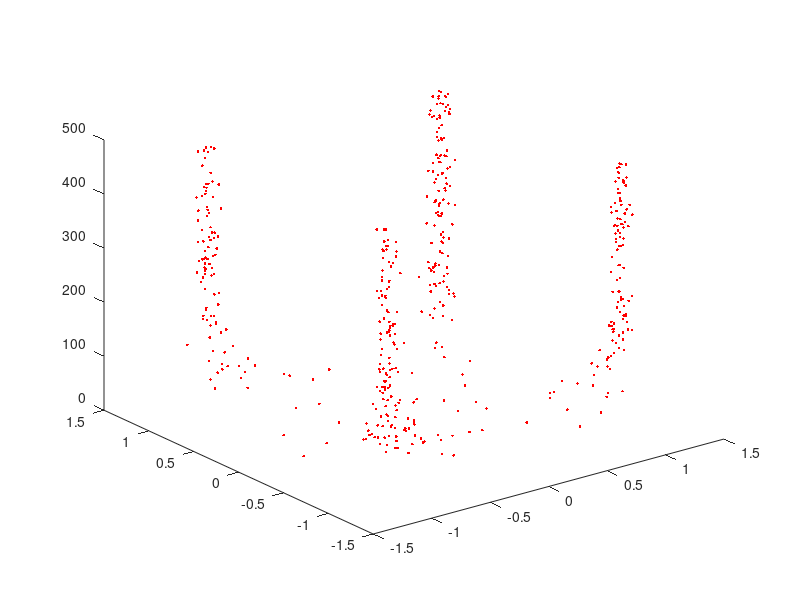
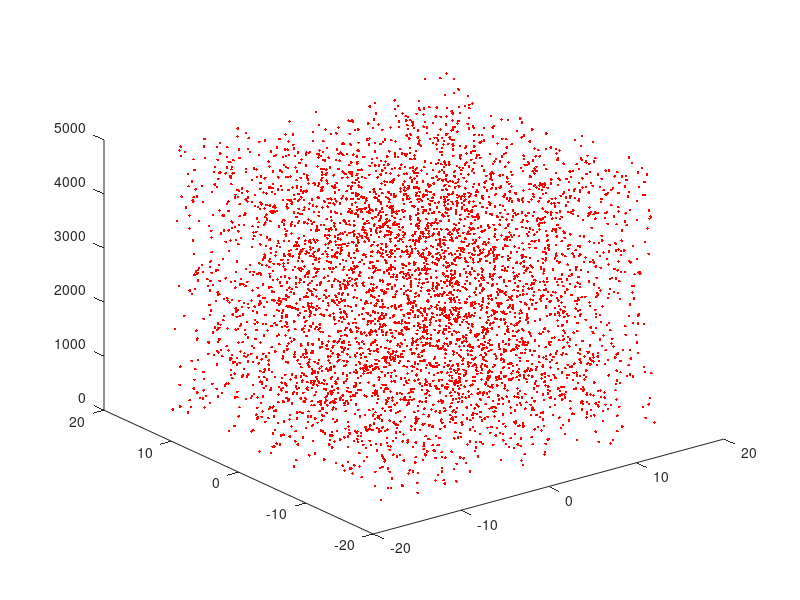
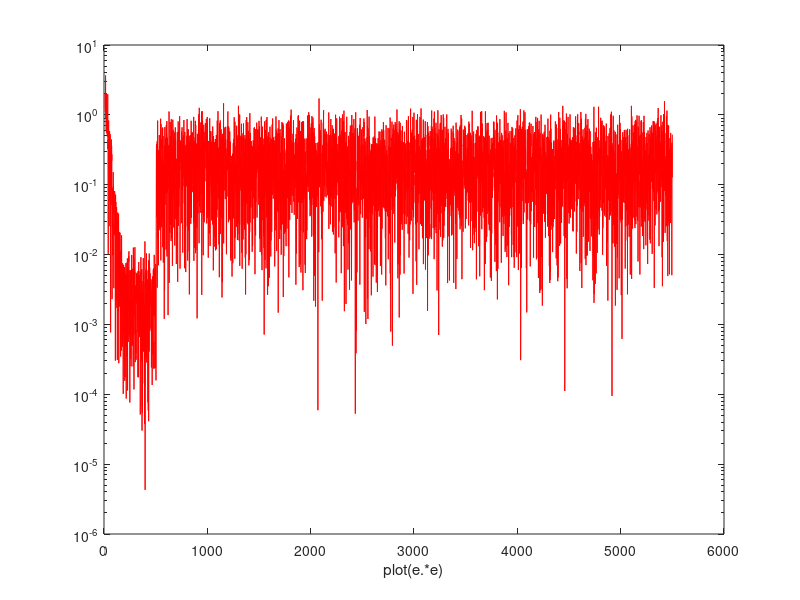

Source code (MATLAB) for these figures, in order:
clear, clc, close all

num_taps = 15; % number of filter taps
num_symt = 500; % number of symbols of training mode (tm)
num_symd = 5000; % number of symbols of control-by-decision mode (dm)
const_sizet = 4; % constellation syze of tm
const_sized = 256; % constellation size of dm

num_ite = num_symt + num_symd; % number of total iterations

SNR = 30; % given signal to noise ratio

mu = 0.4; % given step factor
gama = 10^-6; % 
   
%generating the data signal for training (4QAM) and
%control-by-decision(16QAM)
data_t = randi(const_sizet, num_symt, 1) - 1; 
data_d = randi(const_sized, num_symd, 1) - 1;

% modeling the data with 4QAM and 16QAM

signal_t = qammod(data_t, const_sizet);
signal_d = qammod(data_d, const_sized);

% channel input signal
signal = [signal_t; signal_d];

% channel coefficients
H_num = [0.5 1.2 1.5 -1];
H_den = 1;

% computing channel output
ch_out = filter(H_num, H_den, signal);

% Computing the noise variance for each constellation map for 30db SNR
% Normalization factor QAM sqrt( 2/3(M-1) ), M being the constellation size

n_var_4qam = (norm(H_num).^2* 2/3*(const_sizet-1)) * 10^(-SNR/10);
n_var_16qam = (norm(H_num).^2* 2/3*(const_sized-1)) * 10^(-SNR/10);   

%the noise should be complex and the variance divided for each part (real/imag)
%noise for the training part
noise_t = sqrt(n_var_4qam/2)*(randn(num_symt, 1)+1i*(randn(num_symt, 1)));

%noise for the control by decision part
noise_d = sqrt(n_var_16qam/2)*(randn(num_symd, 1)+1i*(randn(num_symd, 1)));

% computing the equalizer input (adding awgn noise to channel output)
x = ch_out + [noise_t ; noise_d]; 

w = zeros(num_taps, 1); % initialiazing the equalizer taps

eq_out = zeros(1, num_ite); % vector for storage of equalizer outputs
err_vec = zeros(1,num_ite); % vector for error storage

init = zeros(num_taps - 1, 1); % vector for convolution sliding window

% part I: trainning mode.

% it's necessary to wait for a number of samples before perform the
% comparation with the input (section 2.10.4, page 57, Diniz)
% Half of filter length
delay = ceil(num_taps/2);
for k = 1:num_symt  
	inp = [x(k); init];
    init = inp(1:end-1);
    eq_out(k) = w'*inp;
    if(k > delay)
    err_vec(k) = signal(k-delay) - eq_out(k); % Compara o sinal de entrada com saida (adiantado). Por exemplo(sinal(s) 1 com saida (eq_out) 8)
    w = w + mu*conj(err_vec(k))*inp/(inp'*inp+gama);
    end
end

% ploting the equalizer output in time
figure(1)
plot3(real(eq_out(1:num_symt)),imag(eq_out(1:num_symt)),1:num_symt,'r.'); 

% part II: control by decision mode. 

for k = num_symt+1:num_symt+num_symd % É nessessario esperar um momento (amostras) até fazer a comparação com o sinal (Seção 2.10.4 pag.57 Diniz) . Nesse caso 7 ou 8(metade do comprimento do filtro), pois tem comprimento 15.
	inp = [x(k); init];
    init = inp(1:end-1);
    
    eq_out(k) = w'*inp;
   
    d = qammod(qamdemod(eq_out(k), const_sized), const_sized);
   
    err_vec(k) = d - eq_out(k); 
    w = w + mu*conj(err_vec(k))*inp/(inp'*inp+gama);
    
end

figure(3)
plot3(real(eq_out(num_symt+1:end)),imag(eq_out(num_symt+1:end)),1:num_symd,'r.'); % plota da modulação 256 QAM

figure(4)
semilogy(1:num_ite, conj(err_vec).*err_vec, 'red');
xlabel('plot(e.*e)');
% axis([-1 600 -1 1]);

